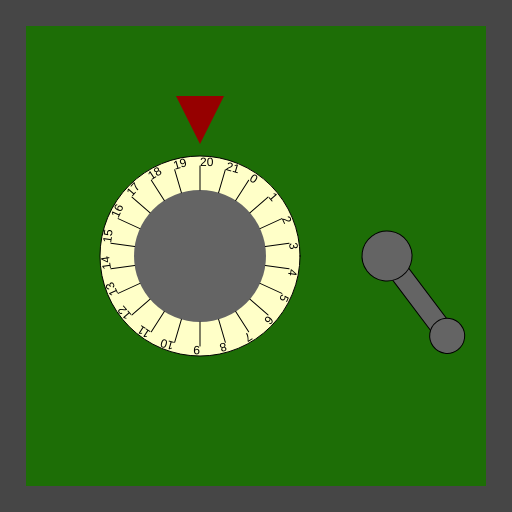
Frame 1 (no input)
Frame 60 (no input): identical to frame 1, image omitted
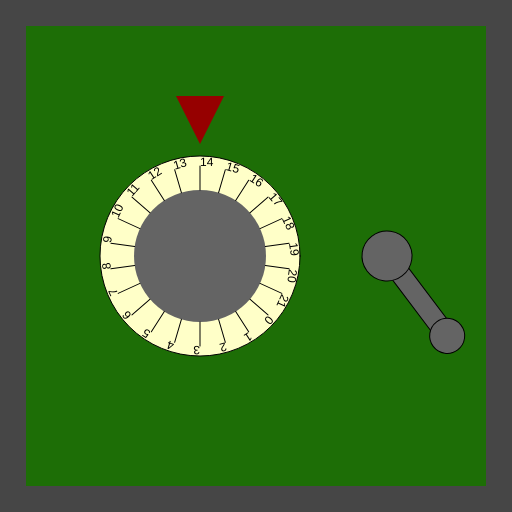
Frame 120 (the mouse pressed at the canvas centre since frame 60)

The p5.js sketch that drew these frames (run headless with seeded random() and noise() and a simulated clock; from frame 60 on, the mouse is pressed at the canvas centre):

// p5.js sketch
// ── sketch.js
/*

Officer: 3523094
CaseNum: 303-0-99493804-3523094

Case 303 - The Case of the Crooked Attorney
Stage 1 - Torvalds' Office

District Attorney Torvalds is well respected in Console City as an upstanding citizen and
enforcer of the law. Of course he’s as crooked as they come. I’ve had enough of having our
hard work at Sleuth and Co undermined by his bribes and back-payments. Let’s take take this
sucker down. I happen to know that Torvalds keeps his incriminating documents spread amongst
several safes in town. I’ll need you to bend the rules a little by breaking into them and
retrieving the incriminating evidence.

The first safe is in Torvald’s office. Crack it by doing the following:

	When the mouse button is pressed: (Done)
	- Make ClassifiedLockerCombA equal to 14

	When the mouse button is released: (done)
	- Make ClassifiedLockerCombA equal to 18

	When any key is pressed: (done)
	- Make ClassifiedLockerCombA equal to 1

	Whilst the mouse is moving: (done)
	- Make ClassifiedLockerCombA equal to 20

	When any key is released: (done)
	- Make ClassifiedLockerCombB equal to 83

	When any key is pressed: (done)
	- Make ClassifiedLockerCombB equal to 79

	Whilst the mouse is moving: (done)
	- Make ClassifiedLockerCombB equal to 37

	When the mouse button is released: (DONE)
	- Make ClassifiedLockerCombB equal to 56



There are many possible ways of investigating this case, but you
should use ONLY the following commands:

	- The assignment operator aka. the equals sign !

*/

//declare the variables

var ClassifiedLockerCombA;
var ClassifiedLockerCombB;


function preload()
{
	//IMAGES WILL BE LOADED HERE

}

function setup()
{
	createCanvas(512,512);

	//initialise the variables
	ClassifiedLockerCombA = 0;
	ClassifiedLockerCombB = 0;

}

///////////////////EVENT HANDLERS///////////////////

//Add your code to these events to open the safe ...

function mouseMoved()
{
	console.log("mouseMoved", mouseX, mouseY);
    ClassifiedLockerCombA = 20;
    ClassifiedLockerCombB = 37;
}

function mouseDragged()
{
	console.log("mouseDragged", mouseX, mouseY);
}

function mousePressed()
{
	console.log("mousePressed");
    ClassifiedLockerCombA = 14;
}

function mouseReleased()
{
	console.log("mouseReleased");
    ClassifiedLockerCombB = 56;
    ClassifiedLockerCombA = 18;
}

function keyPressed()
{
	console.log("keyPressed", key);
    ClassifiedLockerCombA = 1;
    ClassifiedLockerCombB = 79;
}

function keyReleased()
{
	console.log("keyReleased", key);
    ClassifiedLockerCombB = 83;
}

///////////////DO NOT CHANGE CODE BELOW THIS POINT///////////////////

function draw()
{


	//Draw the safe door
	background(70);
	noStroke();
	fill(29,110,6);
	rect(26,26,width-52,width-52);

	//Draw the combination dial
	push();
	translate(200,height/2);
	drawDial(200, ClassifiedLockerCombA, 22);
	pop();

	//Draw the lever
	push();
	translate(width - 125,256);
	drawLever(ClassifiedLockerCombB);
	pop();

}

function drawDial(diameter,num,maxNum)
{
	//the combination lock

	var r = diameter * 0.5;
	var p = r * 0.6;

	stroke(0);
	fill(255,255,200);
	ellipse(0,0,diameter,diameter);
	fill(100);
	noStroke();
	ellipse(0,0,diameter*0.66,diameter*0.66);
	fill(150,0,0);
	triangle(
		-p * 0.4,-r-p,
		p * 0.4,-r-p,
		0,-r-p/5
	);

	noStroke();

	push();
	var inc = 360/maxNum;

	rotate(radians(-num * inc));
	for(var i = 0; i < maxNum; i++)
	{
		push();
		rotate(radians(i * inc));
		stroke(0);
		line(0,-r*0.66,0,-(r-10));
		noStroke();
		fill(0);
		text(i,0,-(r-10));
		pop();
	}

	pop();
}

function drawLever(rot)
{
	push();
	rotate(radians(-rot))
	stroke(0);
	fill(100);
	rect(-10,0,20,100);
	ellipse(0,0,50,50);
	ellipse(0,100,35,35);
	pop();
}
